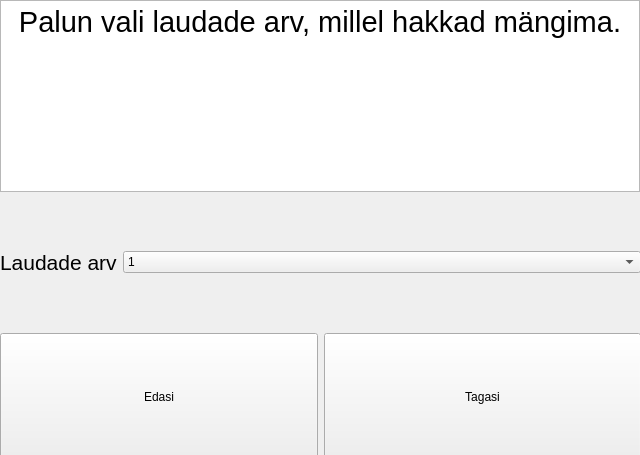
<?xml version="1.0" encoding="UTF-8"?>
<ui version="4.0">
 <class>lauavalikSisu</class>
 <widget class="QWidget" name="lauavalikSisu">
  <property name="geometry">
   <rect>
    <x>0</x>
    <y>0</y>
    <width>640</width>
    <height>455</height>
   </rect>
  </property>
  <property name="maximumSize">
   <size>
    <width>640</width>
    <height>455</height>
   </size>
  </property>
  <property name="windowTitle">
   <string>Form</string>
  </property>
  <widget class="QWidget" name="verticalLayoutWidget">
   <property name="geometry">
    <rect>
     <x>0</x>
     <y>0</y>
     <width>641</width>
     <height>461</height>
    </rect>
   </property>
   <layout class="QVBoxLayout" name="verticalLayout">
    <item>
     <widget class="QTextBrowser" name="textBrowser">
      <property name="maximumSize">
       <size>
        <width>640</width>
        <height>200</height>
       </size>
      </property>
      <property name="html">
       <string>&lt;!DOCTYPE HTML PUBLIC &quot;-//W3C//DTD HTML 4.0//EN&quot; &quot;http://www.w3.org/TR/REC-html40/strict.dtd&quot;&gt;
&lt;html&gt;&lt;head&gt;&lt;meta name=&quot;qrichtext&quot; content=&quot;1&quot; /&gt;&lt;meta charset=&quot;utf-8&quot; /&gt;&lt;style type=&quot;text/css&quot;&gt;
p, li { white-space: pre-wrap; }
hr { height: 1px; border-width: 0; }
li.unchecked::marker { content: &quot;\2610&quot;; }
li.checked::marker { content: &quot;\2612&quot;; }
&lt;/style&gt;&lt;/head&gt;&lt;body style=&quot; font-family:'Segoe UI'; font-size:9pt; font-weight:400; font-style:normal;&quot;&gt;
&lt;p align=&quot;center&quot; style=&quot; margin-top:0px; margin-bottom:0px; margin-left:0px; margin-right:0px; -qt-block-indent:0; text-indent:0px;&quot;&gt;&lt;span style=&quot; font-size:22pt;&quot;&gt;Palun vali laudade arv, millel hakkad mängima.&lt;/span&gt;&lt;/p&gt;&lt;/body&gt;&lt;/html&gt;</string>
      </property>
     </widget>
    </item>
    <item>
     <layout class="QHBoxLayout" name="horizontalLayout">
      <item>
       <widget class="QLabel" name="label">
        <property name="sizePolicy">
         <sizepolicy hsizetype="Preferred" vsizetype="Expanding">
          <horstretch>0</horstretch>
          <verstretch>0</verstretch>
         </sizepolicy>
        </property>
        <property name="font">
         <font>
          <pointsize>16</pointsize>
         </font>
        </property>
        <property name="text">
         <string>Laudade arv</string>
        </property>
       </widget>
      </item>
      <item>
       <widget class="QComboBox" name="comboBox">
        <property name="sizePolicy">
         <sizepolicy hsizetype="Expanding" vsizetype="Fixed">
          <horstretch>0</horstretch>
          <verstretch>0</verstretch>
         </sizepolicy>
        </property>
        <item>
         <property name="text">
          <string>1</string>
         </property>
        </item>
        <item>
         <property name="text">
          <string>2</string>
         </property>
        </item>
        <item>
         <property name="text">
          <string>3</string>
         </property>
        </item>
        <item>
         <property name="text">
          <string>4</string>
         </property>
        </item>
        <item>
         <property name="text">
          <string>5</string>
         </property>
        </item>
       </widget>
      </item>
     </layout>
    </item>
    <item>
     <layout class="QHBoxLayout" name="horizontalLayout_2">
      <item>
       <widget class="QPushButton" name="edasiNupp">
        <property name="sizePolicy">
         <sizepolicy hsizetype="Minimum" vsizetype="Expanding">
          <horstretch>0</horstretch>
          <verstretch>0</verstretch>
         </sizepolicy>
        </property>
        <property name="text">
         <string>Edasi</string>
        </property>
       </widget>
      </item>
      <item>
       <widget class="QPushButton" name="tagasiNupp">
        <property name="sizePolicy">
         <sizepolicy hsizetype="Minimum" vsizetype="Expanding">
          <horstretch>0</horstretch>
          <verstretch>0</verstretch>
         </sizepolicy>
        </property>
        <property name="text">
         <string>Tagasi</string>
        </property>
       </widget>
      </item>
     </layout>
    </item>
   </layout>
  </widget>
 </widget>
 <resources/>
 <connections/>
</ui>
